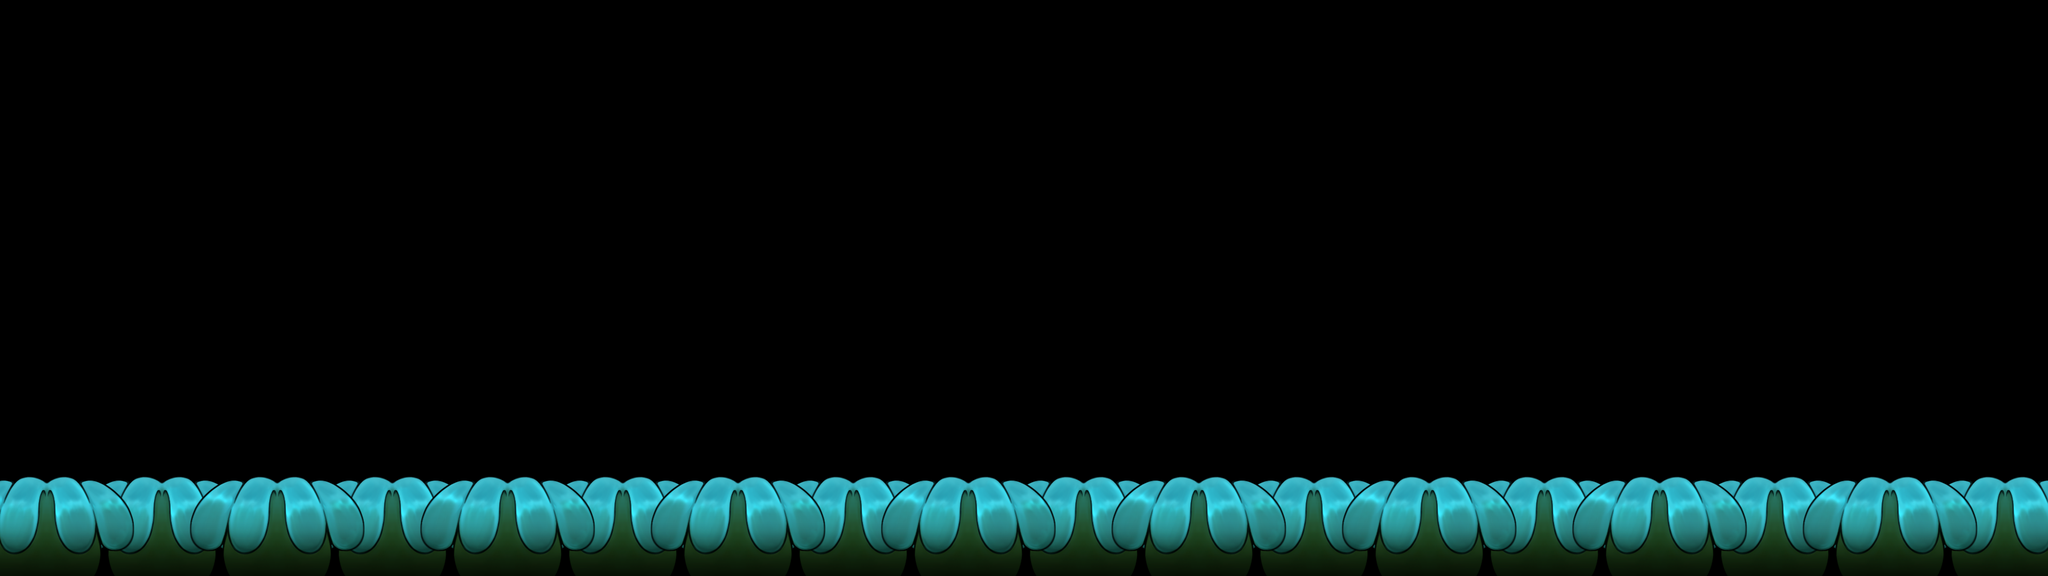

Below is a game level as drawn by its tile map, then a one-line description and the .tmx that defines it (tile-layer data replaced by summaries):
An orthogonal 160x45 tile map with 24x24 px tiles, 6 tile layers (player, memory, bg1, port, ...) and 3 objects.

<map version="1.10" tiledversion="1.11.0" orientation="orthogonal" renderorder="right-down" width="160" height="45" tilewidth="24" tileheight="24" infinite="0" nextlayerid="16" nextobjectid="6">
 <tileset firstgid="1" name="JumpPlant_00000" tilewidth="24" tileheight="24" tilecount="441" columns="21">
  <image source="PlantJump/JumpPlant_00000.png" width="512" height="512" />
 </tileset>
 <layer id="3" name="player" width="160" height="45" opacity="0">
  <data>[7200 cells, 1 non-empty, 1 distinct tile ids]</data>
 </layer>
 <objectgroup id="5" name="wall">
  <object id="3" x="-1" y="905" width="3840" height="175" />
 </objectgroup>
 <objectgroup id="10" name="limitmap">
  <object id="4" x="-12" y="-16" width="17.3333" height="1101.33" />
  <object id="5" x="3828" y="-10.6667" width="34.6667" height="1088" />
 </objectgroup>
 <layer id="11" name="memory" width="160" height="45" opacity="0">
  <data>[7200 cells, 7 non-empty, 3 distinct tile ids]</data>
 </layer>
 <layer id="12" name="bg1" width="160" height="45">
  <data>[7200 cells, 1048 non-empty, 120 distinct tile ids]</data>
 </layer>
 <layer id="14" name="port" width="160" height="45" opacity="0">
  <data>[7200 cells, 1 non-empty, 1 distinct tile ids]</data>
 </layer>
 <layer id="13" name="bg2" width="160" height="45">
  <data>[7200 cells, 1048 non-empty, 120 distinct tile ids]</data>
 </layer>
 <layer id="15" name="bg3" width="160" height="45">
  <data>[7200 cells, 0 non-empty, 0 distinct tile ids]</data>
 </layer>
</map>
